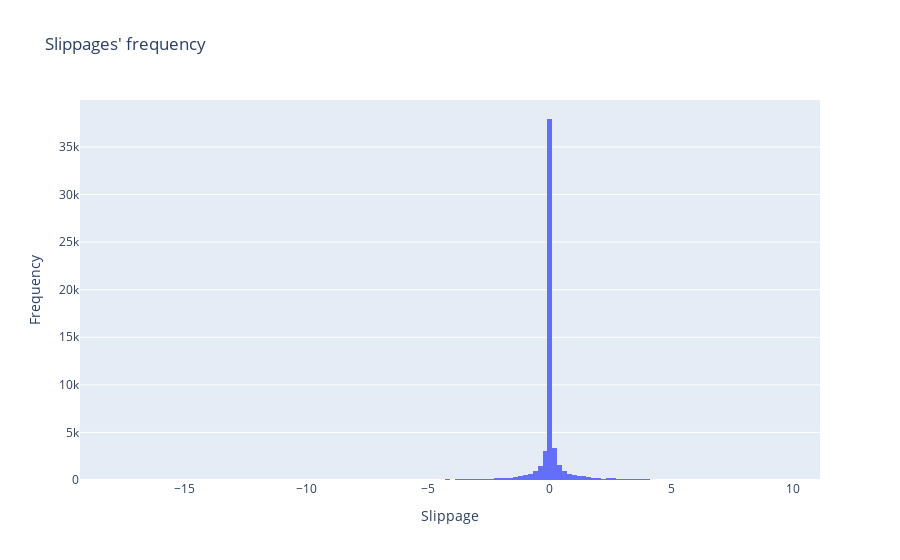

This figure's notebook cell:
### Code cell
def plot_slippages_frequency(time_start, time_sample):

    time_end = time_start+time_sample

    bids_slippages = slippages_data['bids'][time_start:time_end]
    asks_slippages = slippages_data['asks'][time_start:time_end]

    slippages = bids_slippages + asks_slippages
    frequencies = [1 for bid in bids_slippages] + [1 for ask in asks_slippages]
    sides = ['Bid' for bid in bids_slippages] + ['Ask' for ask in asks_slippages]

    d = { 'slippage': slippages, 'frequency': frequencies, 'side': sides }

    df = pd.DataFrame(data=d)

    fig = px.histogram(df, x='slippage', y='frequency', nbins=200, labels={
        'frequency': 'Frequency', 'slippage': 'Slippage'
    }, title='Slippages\' frequency')

    fig.update_layout(yaxis_title="Frequency") 

    fig.show()

plot_slippages_frequency(0, sample_size)

### Figure 1 — Plotly figure (JSON) as saved in the notebook; plotly's stock layout.template omitted (floating-point values rounded to 4 significant figures; data arrays with more than 128 entries replaced by an {"elided": "..."} marker saying what was removed)
{"data": [{"alignmentgroup": "True", "bingroup": "x", "histfunc": "sum", "hovertemplate": "Slippage=%{x}<br>sum of Frequency=%{y}<extra></extra>", "legendgroup": "", "marker": {"color": "#636efa", "pattern": {"shape": ""}}, "name": "", "nbinsx": 200, "offsetgroup": "", "orientation": "v", "showlegend": false, "type": "histogram", "x": {"elided": "57590 float values"}, "xaxis": "x", "y": {"elided": "57590 int values"}, "yaxis": "y"}], "layout": {"barmode": "relative", "legend": {"tracegroupgap": 0}, "title": {"text": "Slippages' frequency"}, "xaxis": {"anchor": "y", "domain": [0, 1], "title": {"text": "Slippage"}}, "yaxis": {"anchor": "x", "domain": [0, 1], "title": {"text": "Frequency"}}}}
